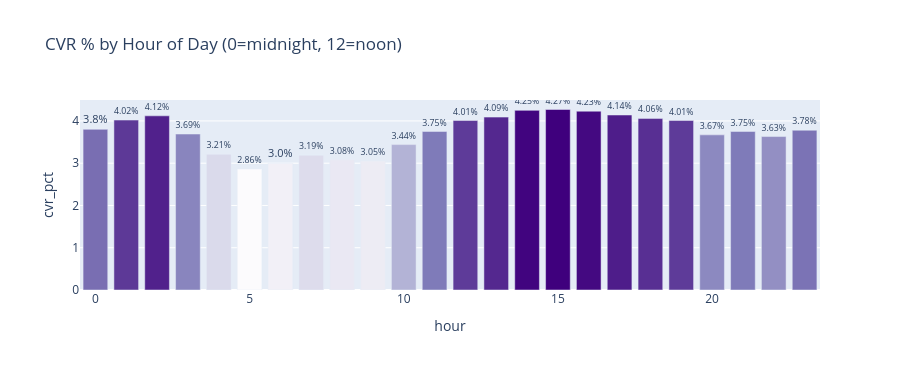
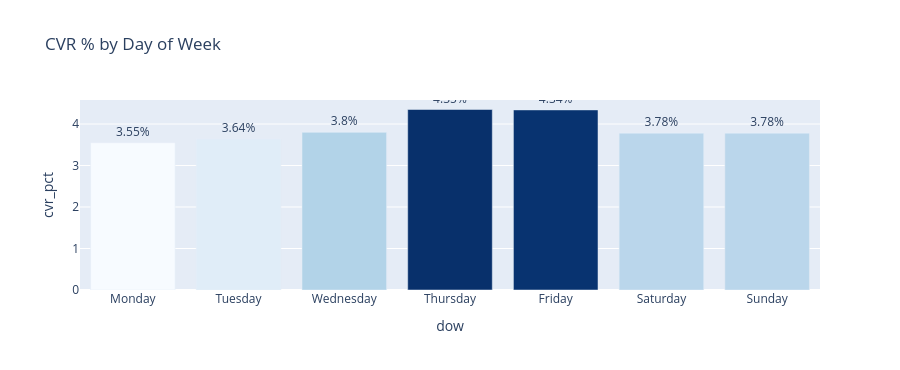

Notebook cell for these charts, in order:
### Code cell
# to fing which day and hour has peak perfomance

# hour of day
hourly = duckdb.query("""
    WITH p AS (
        SELECT EXTRACT(HOUR FROM ANY_VALUE(event_time)) AS hour, 
               user_session,
               MAX(CASE WHEN event_type='view'     THEN 1 ELSE 0 END) AS viewed,
               MAX(CASE WHEN event_type='purchase' THEN 1 ELSE 0 END) AS purchased
        FROM df 
        GROUP BY hour, user_session
    )
    SELECT hour,
           SUM(viewed)    AS sessions,
           SUM(purchased) AS purchases,
           ROUND(100.0 * SUM(purchased) / NULLIF(SUM(viewed),0), 2) AS cvr_pct
    FROM p GROUP BY hour ORDER BY hour
""").df()

fig = px.bar(hourly, x='hour', y='cvr_pct',
             color='cvr_pct', color_continuous_scale='Purples',
             title='CVR % by Hour of Day (0=midnight, 12=noon)',
             text=hourly['cvr_pct'].map(lambda x: f'{x}%'))
fig.update_traces(textposition='outside')
fig.update_layout(height=370, coloraxis_showscale=False)
fig.show()

peak_hour = int(hourly.loc[hourly['cvr_pct'].idxmax(), 'hour'])
low_hour  = int(hourly.loc[hourly['cvr_pct'].idxmin(), 'hour'])

# day of week
dow_order = ['Monday','Tuesday','Wednesday','Thursday','Friday','Saturday','Sunday']

dow = duckdb.query("""
    WITH p AS (
        SELECT dow, user_session,
               MAX(CASE WHEN event_type='view'     THEN 1 ELSE 0 END) AS viewed,
               MAX(CASE WHEN event_type='purchase' THEN 1 ELSE 0 END) AS purchased
        FROM df GROUP BY dow, user_session
    )
    SELECT dow,
           SUM(viewed)    AS sessions,
           SUM(purchased) AS purchases,
           ROUND(100.0 * SUM(purchased) / NULLIF(SUM(viewed),0), 2) AS cvr_pct
    FROM p GROUP BY dow
""").df()

dow['dow'] = pd.Categorical(dow['dow'], categories=dow_order, ordered=True)
dow = dow.sort_values('dow')

fig = px.bar(dow, x='dow', y='cvr_pct', color='cvr_pct',
             color_continuous_scale='Blues',
             title='CVR % by Day of Week',
             text=dow['cvr_pct'].map(lambda x: f'{x}%'))
fig.update_traces(textposition='outside')
fig.update_layout(height=370, coloraxis_showscale=False)
fig.show()

best_day  = dow.loc[dow['cvr_pct'].idxmax(), 'dow']
worst_day = dow.loc[dow['cvr_pct'].idxmin(), 'dow']

print(f"  Best  hour to convert: {peak_hour:02d}:00  (highest purchase intent)")
print(f"  Worst hour to convert: {low_hour:02d}:00  (avoid scheduling campaigns here)")
print(f"  Best  day of week: {best_day}")
print(f"  Worst day of week: {worst_day}")
print(f"  + Schedule email campaigns at {peak_hour:02d}:00 on {best_day} for maximum CVR")

### Figure 1 — Plotly figure (JSON) as saved in the notebook; plotly's stock layout.template omitted (floating-point values rounded to 4 significant figures)
{"data": [{"hovertemplate": "hour=%{x}<br>cvr_pct=%{marker.color}<br>text=%{text}<extra></extra>", "legendgroup": "", "marker": {"color": [3.8, 4.02, 4.12, 3.69, 3.21, 2.86, 3.0, 3.19, 3.08, 3.05, 3.44, 3.75, 4.01, 4.09, 4.25, 4.27, 4.23, 4.14, 4.06, 4.01, 3.67, 3.75, 3.63, 3.78], "coloraxis": "coloraxis", "pattern": {"shape": ""}}, "name": "", "orientation": "v", "showlegend": false, "text": ["3.8%", "4.02%", "4.12%", "3.69%", "3.21%", "2.86%", "3.0%", "3.19%", "3.08%", "3.05%", "3.44%", "3.75%", "4.01%", "4.09%", "4.25%", "4.27%", "4.23%", "4.14%", "4.06%", "4.01%", "3.67%", "3.75%", "3.63%", "3.78%"], "textposition": "outside", "type": "bar", "x": [0, 1, 2, 3, 4, 5, 6, 7, 8, 9, 10, 11, 12, 13, 14, 15, 16, 17, 18, 19, 20, 21, 22, 23], "xaxis": "x", "y": [3.8, 4.02, 4.12, 3.69, 3.21, 2.86, 3.0, 3.19, 3.08, 3.05, 3.44, 3.75, 4.01, 4.09, 4.25, 4.27, 4.23, 4.14, 4.06, 4.01, 3.67, 3.75, 3.63, 3.78], "yaxis": "y"}], "layout": {"barmode": "relative", "coloraxis": {"colorbar": {"title": {"text": "cvr_pct"}}, "colorscale": [[0, "rgb(252,251,253)"], [0.125, "rgb(239,237,245)"], [0.25, "rgb(218,218,235)"], [0.375, "rgb(188,189,220)"], [0.5, "rgb(158,154,200)"], [0.625, "rgb(128,125,186)"], [0.75, "rgb(106,81,163)"], [0.875, "rgb(84,39,143)"], [1, "rgb(63,0,125)"]], "showscale": false}, "height": 370, "legend": {"tracegroupgap": 0}, "title": {"text": "CVR % by Hour of Day (0=midnight, 12=noon)"}, "xaxis": {"anchor": "y", "domain": [0, 1], "title": {"text": "hour"}}, "yaxis": {"anchor": "x", "domain": [0, 1], "title": {"text": "cvr_pct"}}}}

### Figure 2 — Plotly figure (JSON) as saved in the notebook; plotly's stock layout.template omitted (floating-point values rounded to 4 significant figures)
{"data": [{"hovertemplate": "dow=%{x}<br>cvr_pct=%{marker.color}<br>text=%{text}<extra></extra>", "legendgroup": "", "marker": {"color": [3.55, 3.64, 3.8, 4.35, 4.34, 3.78, 3.78], "coloraxis": "coloraxis", "pattern": {"shape": ""}}, "name": "", "orientation": "v", "showlegend": false, "text": ["3.55%", "3.64%", "3.8%", "4.35%", "4.34%", "3.78%", "3.78%"], "textposition": "outside", "type": "bar", "x": ["Monday", "Tuesday", "Wednesday", "Thursday", "Friday", "Saturday", "Sunday"], "xaxis": "x", "y": [3.55, 3.64, 3.8, 4.35, 4.34, 3.78, 3.78], "yaxis": "y"}], "layout": {"barmode": "relative", "coloraxis": {"colorbar": {"title": {"text": "cvr_pct"}}, "colorscale": [[0, "rgb(247,251,255)"], [0.125, "rgb(222,235,247)"], [0.25, "rgb(198,219,239)"], [0.375, "rgb(158,202,225)"], [0.5, "rgb(107,174,214)"], [0.625, "rgb(66,146,198)"], [0.75, "rgb(33,113,181)"], [0.875, "rgb(8,81,156)"], [1, "rgb(8,48,107)"]], "showscale": false}, "height": 370, "legend": {"tracegroupgap": 0}, "title": {"text": "CVR % by Day of Week"}, "xaxis": {"anchor": "y", "domain": [0, 1], "title": {"text": "dow"}}, "yaxis": {"anchor": "x", "domain": [0, 1], "title": {"text": "cvr_pct"}}}}
